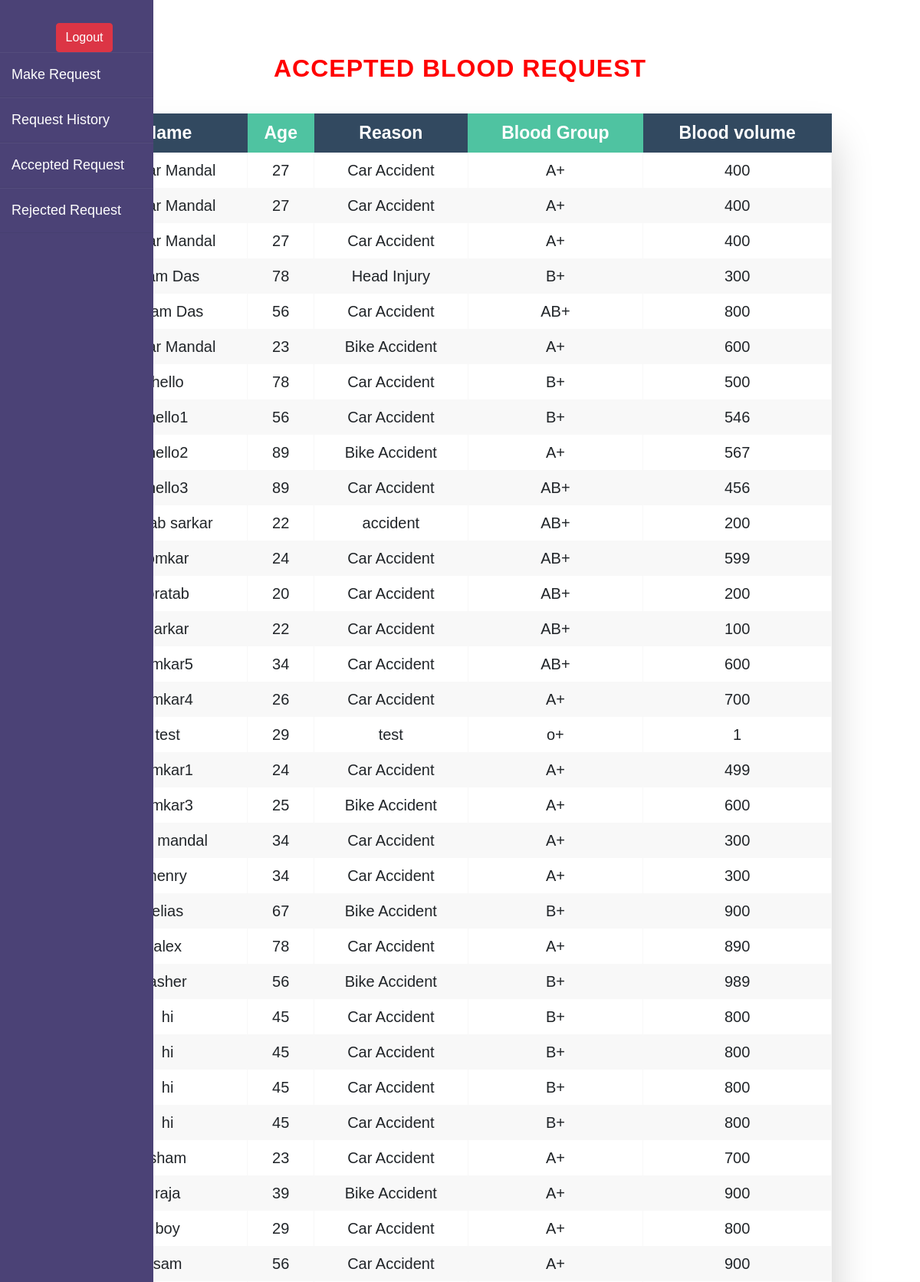
The page /user_request_accepted (upper part) on the database its author committed.
### Blood_Bank_Management_System/models.py (models this page shows)
class User21(models.Model):
    name=models.CharField(max_length=20)
    age=models.IntegerField()
    reason=models.CharField(max_length=30)
    blood_group=models.CharField(max_length=10)
    blood_volume=models.IntegerField()
    class Meta:
        db_table="User21"

### Blood_Bank_Management_System/views.py (the view)
# urls.py: path("user_request_accepted",views.user_request_accepted),
def user_request_accepted(request):
    u=User21.objects.all()
    return render(request,'user_request_accepted.html',{'u':u})

### Blood_Bank_Management_System/templates/user_request_accepted.html (shortened to what this page needs)
{% load static %}
<!doctype html>
<html lang="en">
  <head>
    <link rel="stylesheet" href="{% static 'how2.css' %}">
    <link rel="stylesheet" href="{% static 'user_home1.css' %}">
    <link rel="stylesheet" href="{% static 'user_blood_request1.css' %}">
    <link rel="stylesheet" href="https://cdn.jsdelivr.net/npm/bootstrap@4.4.1/dist/css/bootstrap.min.css">
  </head>
  <body>
    <div class="wrapper">
        <div class="sidebar">
            <div class="text-center">
              <button onclick="window.location.href='home_page';"  ="submit" class="btn btn-danger" data-mdb-ripple-init style="margin-left: 20px;">
                <a>Logout</a>
              </button>
            </div>
            <ul>
              <li><a href="user_login3" style="font-size: 18px;color: white;">Make Request</a></li>
              <li><a href="user_login1" style="font-size: 18px;color: white;">Request History</a></li>
              <li><a href="user_login" style="font-size: 18px;color: white;">Accepted Request</a></li>
              <li><a href="user_login2" style="font-size: 18px;color: white;">Rejected Request</a></li>
            </ul>
        </div>
    </div>
    <div class="container-lg">
        <h2 style="color: red;margin-top: 40px;font-weight: bold;">Accepted Blood Request</h2>
        <div class="table-wrapper">
            <table class="fl-table">
                <thead>
                <tr><th>Name</th><th>Age</th><th>Reason</th><th>Blood Group</th><th>Blood volume</th></tr>
                </thead>
                <tbody>
                    {% for i in u %}
                <tr><td>{{i.name}}</td><td>{{i.age}}</td><td>{{i.reason}}</td><td>{{i.blood_group}}</td><td>{{i.blood_volume}}</td></tr>
                {% endfor %}
                </tbody>
            </table>
        </div>
    </div>
  </body>
</html>

### Blood_Bank_Management_System/static/how2.css (style rules this page uses)
* { margin: 0; padding: 0; box-sizing: border-box; list-style: none; text-decoration: none; font-family: sans-serif; }
body { background-color: #f3f5f9; }
.wrapper { display: flex; position: relative; }
.wrapper .sidebar { width: 200px; height: 100%; background: #4b4276; padding: 30px 0px; position: fixed; }
.wrapper .sidebar .text-center { text-align: center; }
.wrapper .sidebar ul li { padding: 15px; border-bottom: 1px solid #bdb8d7; border-bottom: 1px solid rgba(0,0,0,0.05); border-top: 1px solid rgba(255,255,255,0.05); }
.wrapper .sidebar ul li a { color: #bdb8d7; display: block; }

### Blood_Bank_Management_System/static/user_blood_request1.css (style rules this page uses)
* { box-sizing: border-box; -webkit-box-sizing: border-box; -moz-box-sizing: border-box; }
body { font-family: Helvetica; -webkit-font-smoothing: antialiased; background: rgba( 71, 147, 227, 1); }
h2 { text-align: center; font-size: 18px; text-transform: uppercase; letter-spacing: 1px; color: black; padding: 30px 0; }
.table-wrapper { margin: 10px 70px 70px; box-shadow: 0px 35px 50px rgba( 0, 0, 0, 0.2 ); }
.fl-table { border-radius: 5px; font-size: 23px; font-weight: normal; border: none; border-collapse: collapse; width: 100%; max-width: 100%; white-space: nowrap; background-color: white; }
.fl-table td, .fl-table th { text-align: center; padding: 8px; }
.fl-table td { border-right: 1px solid #f8f8f8; font-size: 20px; }
.fl-table thead th { color: #ffffff; background: #4FC3A1; }
.fl-table thead th:nth-child(odd) { color: #ffffff; background: #324960; }
.fl-table tr:nth-child(even) { background: #F8F8F8; }

### rows shown on the page
User21: name "Onkar Mandal", age "27", reason "Car Accident", blood_group "A+", blood_volume "400"
User21: name "Onkar Mandal", age "27", reason "Car Accident", blood_group "A+", blood_volume "400"
User21: name "Onkar Mandal", age "27", reason "Car Accident", blood_group "A+", blood_volume "400"
User21: name "Ram Das", age "78", reason "Head Injury", blood_group "B+", blood_volume "300"
User21: name "Sham Das", age "56", reason "Car Accident", blood_group "AB+", blood_volume "800"
User21: name "Onkar Mandal", age "23", reason "Bike Accident", blood_group "A+", blood_volume "600"
User21: name "hello", age "78", reason "Car Accident", blood_group "B+", blood_volume "500"
User21: name "hello1", age "56", reason "Car Accident", blood_group "B+", blood_volume "546"
User21: name "hello2", age "89", reason "Bike Accident", blood_group "A+", blood_volume "567"
User21: name "hello3", age "89", reason "Car Accident", blood_group "AB+", blood_volume "456"
User21: name "pratab sarkar", age "22", reason "accident", blood_group "AB+", blood_volume "200"
User21: name "omkar", age "24", reason "Car Accident", blood_group "AB+", blood_volume "599"
User21: name "pratab", age "20", reason "Car Accident", blood_group "AB+", blood_volume "200"
User21: name "sarkar", age "22", reason "Car Accident", blood_group "AB+", blood_volume "100"
User21: name "omkar5", age "34", reason "Car Accident", blood_group "AB+", blood_volume "600"
User21: name "omkar4", age "26", reason "Car Accident", blood_group "A+", blood_volume "700"
User21: name "test", age "29", reason "test", blood_group "o+", blood_volume "1"
User21: name "omkar1", age "24", reason "Car Accident", blood_group "A+", blood_volume "499"
User21: name "omkar3", age "25", reason "Bike Accident", blood_group "A+", blood_volume "600"
User21: name "raju mandal", age "34", reason "Car Accident", blood_group "A+", blood_volume "300"
User21: name "henry", age "34", reason "Car Accident", blood_group "A+", blood_volume "300"
User21: name "elias", age "67", reason "Bike Accident", blood_group "B+", blood_volume "900"
User21: name "alex", age "78", reason "Car Accident", blood_group "A+", blood_volume "890"
User21: name "asher", age "56", reason "Bike Accident", blood_group "B+", blood_volume "989"
User21: name "hi", age "45", reason "Car Accident", blood_group "B+", blood_volume "800"
User21: name "hi", age "45", reason "Car Accident", blood_group "B+", blood_volume "800"
User21: name "hi", age "45", reason "Car Accident", blood_group "B+", blood_volume "800"
User21: name "hi", age "45", reason "Car Accident", blood_group "B+", blood_volume "800"
User21: name "sham", age "23", reason "Car Accident", blood_group "A+", blood_volume "700"
User21: name "raja", age "39", reason "Bike Accident", blood_group "A+", blood_volume "900"
User21: name "boy", age "29", reason "Car Accident", blood_group "A+", blood_volume "800"
User21: name "sam", age "56", reason "Car Accident", blood_group "A+", blood_volume "900"
